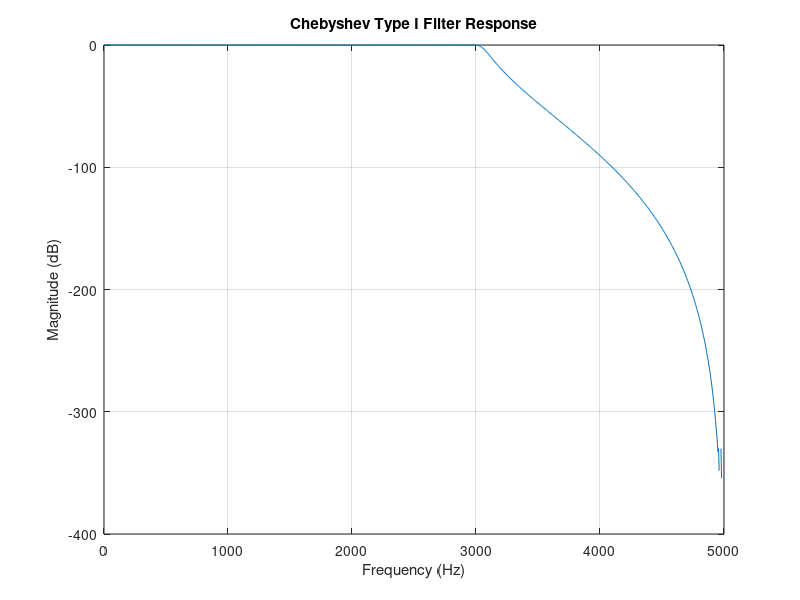

Reproduce this figure in MATLAB.
clear;
fsamp = 10e3;
fc = 3e3;
wc = fc/(fsamp/2);
ftb = 400;
Stop_att = 35;
Pass_rip = 0.1;
order = 9;

[b,a] = cheby1(order , Pass_rip, wc);

[h, w] = freqz(b, a, 1024);
f = w*fsamp/(2*pi);
mag_db = 20*log10(abs(h));

plot(f, mag_db);
grid on;
xlabel('Frequency (Hz)');
ylabel('Magnitude (dB)');
title('Chebyshev Type I Filter Response');
